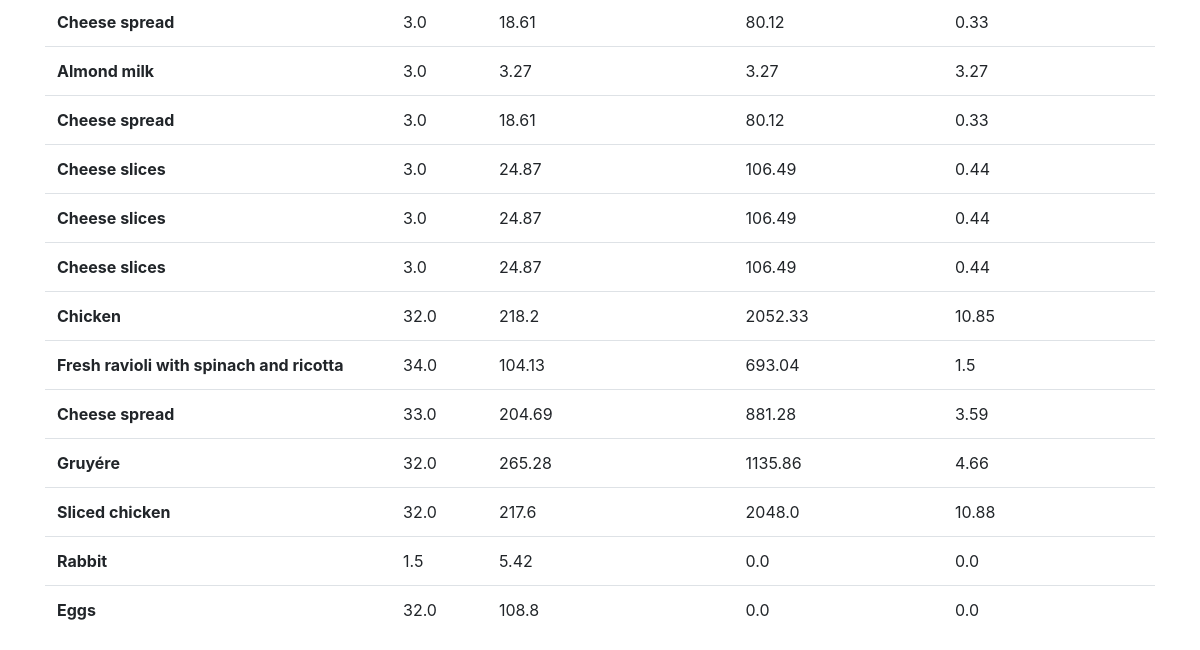
The page /view_list (lower part) on the database as committed earlier.
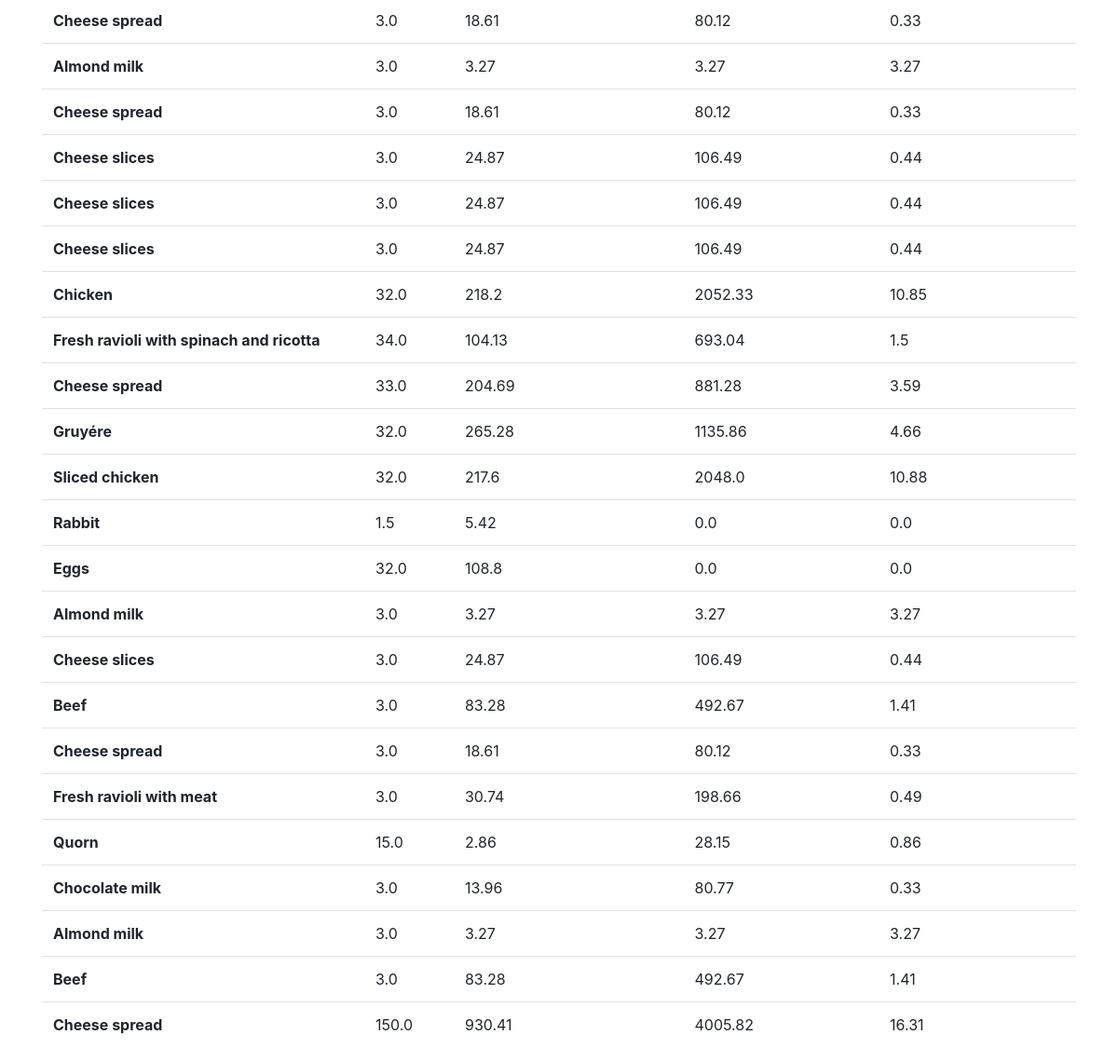
The same page on the database as committed later.
### main.py (models this page shows, shortened)
class Purchases(db.Model):
  id = db.Column('entry_id', db.Integer, primary_key = True)
  category = db.Column(db.String(100))
  amount = db.Column(db.Float)
  globalWarmingPotential = db.Column(db.Float)
  energyConsumption = db.Column(db.Float)
  waterUsage = db.Column(db.Float)
  dateAdded = db.Column(db.DateTime, nullable = False, default = datetime.datetime.utcnow)

### main.py (the view)
@app.route('/view_list')
def view_list():
  purch = Purchases.query.all()
  units = ['kg of CO2', 'MJ', 'm^3']
  return render_template('view_list.html', purchases = purch, ref_units = units)

### templates/view_list.html (shortened to what this page needs)
{% extends 'layout.html' %}
{% block body %}
<table class="table">
	<tbody>
		{% for purchase in purchases %}
		<tr>
			<th scope="row">{{ purchase.category }}</th>
			<td>{{ purchase.amount }}</td>
			<td>{{ purchase.globalWarmingPotential }}</td>
			<td>{{ purchase.energyConsumption }}</td>
			<td>{{ purchase.waterUsage }}</td>
		</tr>
		{% endfor %}
	</tbody>
</table>
{% endblock %}

Rows that differ between the two databases and show on the page:
added Purchases: category "Almond milk", amount "3.0", globalWarmingPotential "3.27", energyConsumption "3.27", waterUsage "3.27"
added Purchases: category "Cheese slices", amount "3.0", globalWarmingPotential "24.87", energyConsumption "106.49", waterUsage "0.44"
added Purchases: category "Beef", amount "3.0", globalWarmingPotential "83.28", energyConsumption "492.67", waterUsage "1.41"
added Purchases: category "Cheese spread", amount "3.0", globalWarmingPotential "18.61", energyConsumption "80.12", waterUsage "0.33"
added Purchases: category "Fresh ravioli with meat", amount "3.0", globalWarmingPotential "30.74", energyConsumption "198.66", waterUsage "0.49"
added Purchases: category "Quorn", amount "15.0", globalWarmingPotential "2.86", energyConsumption "28.15", waterUsage "0.86"
added Purchases: category "Chocolate milk", amount "3.0", globalWarmingPotential "13.96", energyConsumption "80.77", waterUsage "0.33"
added Purchases: category "Almond milk", amount "3.0", globalWarmingPotential "3.27", energyConsumption "3.27", waterUsage "3.27"
added Purchases: category "Beef", amount "3.0", globalWarmingPotential "83.28", energyConsumption "492.67", waterUsage "1.41"
added Purchases: category "Cheese spread", amount "150.0", globalWarmingPotential "930.41", energyConsumption "4005.82", waterUsage "16.31"
